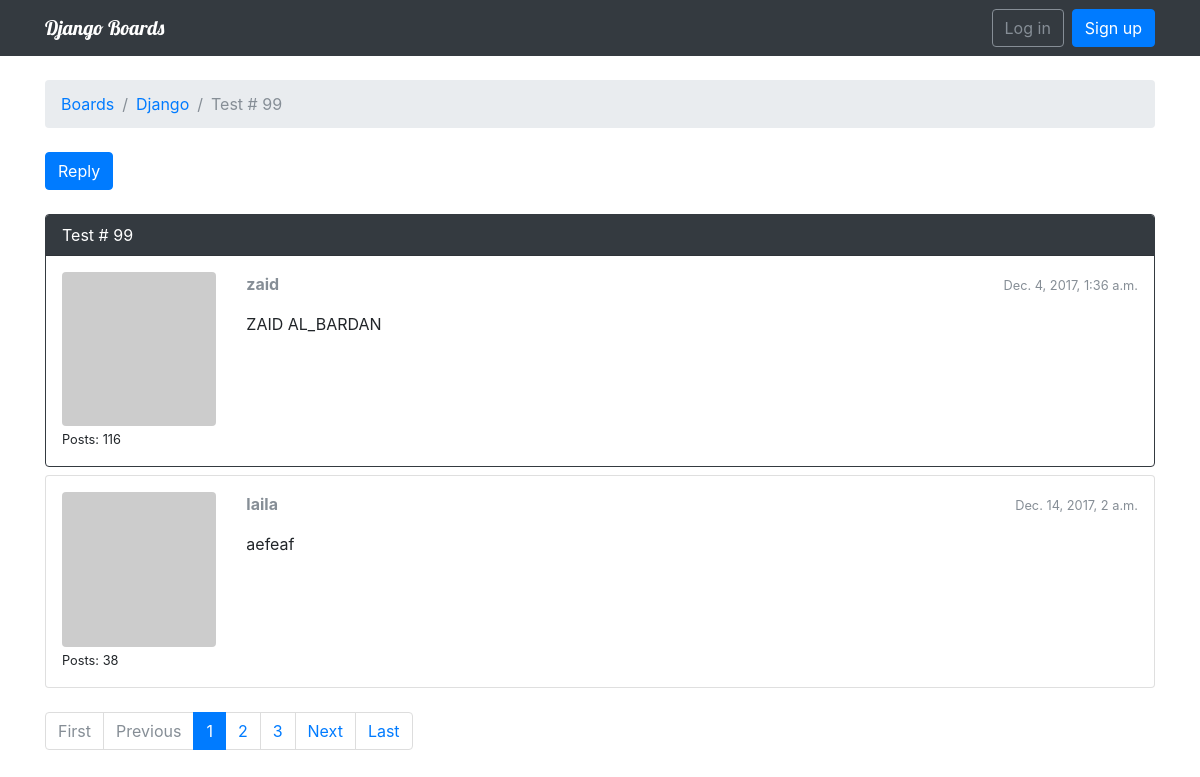
Page /boards/1/topics/120/ on the committed database.
### boards/models.py (models this page shows, shortened)
class Topic(models.Model):
    subject=models.CharField(max_length = 255)
    last_updated = models.DateTimeField(auto_now_add = True)
    board = models.ForeignKey(Board, related_name = 'topics')
    starter = models.ForeignKey(User,related_name = 'topics')
    views = models.PositiveIntegerField(default = 0)

class Board(models.Model):
    name = models.CharField(max_length = 30, unique = True)
    description = models.CharField(max_length =100)

class Post(models.Model):
    message = models.TextField(max_length = 4000)
    topic = models.ForeignKey(Topic, related_name='posts')
    created_at = models.DateTimeField(auto_now_add=True)
    updated_at = models.DateTimeField(null=True)
    created_by = models.ForeignKey(User, related_name='posts')
    updated_by = models.ForeignKey(User,null=True, related_name='+')
    def get_message_as_markdown(self):
        return mark_safe(markdown(self.message, safe_mode ='escape'))

### boards/views.py (the view)
# urls.py: url(r'^boards/(?P<pk>\d+)/topics/(?P<topic_pk>\d+)/$',views.PostListView.as_view(),name = 'topic_posts'),
class PostListView(ListView):
    model = Post
    context_object_name = 'posts'
    template_name = 'topic_posts.html'
    paginate_by = 2
    def get_context_data(self,**kwargs):
        session_key = 'viewed_topic_{}'.format(self.topic.pk)  # <-- here
        if not self.request.session.get(session_key, False):
            self.topic.views += 1
            self.topic.save()
            self.request.session[session_key] = True
        kwargs['topic'] = self.topic
        return super().get_context_data(**kwargs)
    def get_queryset(self):
        self.topic = get_object_or_404(Topic, board__pk = self.kwargs.get('pk'), pk = self.kwargs.get('topic_pk'))
        queryset = self.topic.posts.order_by('created_at')
        return queryset

### boards/templatetags/gravatar.py (called while the page is built)
@register.filter
def gravatar(user):
    email = user.email.lower().encode('utf-8')
    default = 'mm'
    size = 256
    url = 'https://www.gravatar.com/avatar/{md5}?{params}'.format(
        md5=hashlib.md5(email).hexdigest(),
        params=urlencode({'d': default, 's': str(size)})
        )
    return url

### templates/topic_posts.html (shortened to what this page needs)
{% extends 'base.html' %}
{% load static %}
{% load gravatar %}
{% block breadcrumb %}
  <li class="breadcrumb-item"><a href="{% url 'home' %}">Boards</a></li>
  <li class="breadcrumb-item"><a href="{% url 'board_topics' topic.board.pk %}">{{ topic.board.name }}</a></li>
  <li class="breadcrumb-item active">{{ topic.subject }}</li>
{% endblock %}
{% block content %}
<div class="mb-4">
  <a href="{% url 'reply_topic' topic.board.pk topic.pk %}" class="btn btn-primary" role="button">Reply</a>
</div>
  {% for post in posts %}
   <div id="{{ post.pk }}" class="card {% if forloop.last %}mb-4{% else %}mb-2{% endif %} {% if forloop.first %}border-dark{% endif %}">
      {% if forloop.first %}
      <div class="card-header text-white bg-dark py-2 px-3">{{ topic.subject }}</div>
    {% endif %}
      <div class="card-body p-3">
        <div class="row">
          <div class="col-2">
            <img src="{{ post.created_by|gravatar }}" alt="{{ post.created_by.username }}" class="w-100 rounded">
            <small>Posts: {{ post.created_by.posts.count }}</small>
          </div>
          <div class="col-10">
            <div class="row mb-3">
              <div class="col-6">
                <strong class="text-muted">{{ post.created_by.username }}</strong>
              </div>
              <div class="col-6 text-right">
                <small class="text-muted">{{ post.created_at }}</small>
              </div>
            </div>
            {{ post.get_message_as_markdown }}
          </div>
        </div>
      </div>
    </div>
  {% endfor %}
  {% include 'includes/pagination.html' %}
{% endblock %}

### templates/base.html (shortened to what this page needs)
{% load static %}<!DOCTYPE html>
<html>
  <head>
    <link rel="stylesheet" href="{% static 'css/bootstrap.min.css' %}">
    <link rel="stylesheet" href="{% static 'css/app.css' %}">
  </head>
  <body>
    {% block body %}
    <nav class="navbar navbar-expand-sm navbar-dark bg-dark">
  <div class="container">
    <a class="navbar-brand" href="{% url 'home' %}">Django Boards</a>
    <div class="collapse navbar-collapse" id="mainMenu">
      {% if user.is_authenticated %}
      <ul class="navbar-nav ml-auto">
        <li class="nav-item dropdown">
          <a class="nav-link dropdown-toggle" href="#" id="userMenu" data-toggle="dropdown" aria-haspopup="true" aria-expanded="false">
            {{ user.username }}
          </a>
          <div class="dropdown-menu dropdown-menu-right" aria-labelledby="userMenu">
            <a class="dropdown-item" href="#">My account</a>
            <a class="dropdown-item" href="#">Change password</a>
            <div class="dropdown-divider"></div>
            <a class="dropdown-item" href="{% url 'logout' %}">Log out</a>
          </div>
        </li>
      </ul>
      {% else %}
      <form class="form-inline ml-auto">
          <a href="{% url 'login' %}" class="btn btn-outline-secondary">Log in</a>
          <a href="{% url 'signup' %}" class="btn btn-primary ml-2">Sign up</a>
        </form>
        {% endif %}
    </div>
  </div>
</nav>
    <div class="container">
      <ol class="breadcrumb my-4">
        {% block breadcrumb %}
        {% endblock %}
      </ol>
      {% block content %}
      {% endblock %}
    </div>
    {% endblock body %}
  </body>
</html>

### templates/includes/pagination.html (shortened to what this page needs)
{% if is_paginated %}
  <nav aria-label="Topics pagination" class="mb-4">
    <ul class="pagination">
      {% if page_obj.number > 1 %}
        <li class="page-item">
          <a class="page-link" href="?page=1">First</a>
        </li>
      {% else %}
        <li class="page-item disabled">
          <span class="page-link">First</span>
        </li>
      {% endif %}
      {% if page_obj.has_previous %}
        <li class="page-item">
          <a class="page-link" href="?page={{ page_obj.previous_page_number }}">Previous</a>
        </li>
      {% else %}
        <li class="page-item disabled">
          <span class="page-link">Previous</span>
        </li>
      {% endif %}
      {% for page_num in paginator.page_range %}
        {% if page_obj.number == page_num %}
          <li class="page-item active">
            <span class="page-link">
              {{ page_num }}
            </span>
          </li>
        {% elif page_num > page_obj.number|add:'-3' and page_num < page_obj.number|add:'3' %}
          <li class="page-item">
            <a class="page-link" href="?page={{ page_num }}">{{ page_num }}</a>
          </li>
        {% endif %}
      {% endfor %}
      {% if page_obj.has_next %}
        <li class="page-item">
          <a class="page-link" href="?page={{ page_obj.next_page_number }}">Next</a>
        </li>
      {% else %}
        <li class="page-item disabled">
          <span class="page-link">Next</span>
        </li>
      {% endif %}
      {% if page_obj.number != paginator.num_pages %}
        <li class="page-item">
          <a class="page-link" href="?page={{ paginator.num_pages }}">Last</a>
        </li>
      {% else %}
        <li class="page-item disabled">
          <span class="page-link">Last</span>
        </li>
      {% endif %}
    </ul>
  </nav>
{% endif %}

### static/css/app.css (style rules this page uses)
.navbar-brand { font-family: 'Lobster', cursive; }

### rows in the picture
Topic: board.name "Django", subject "Test # 99"
Post: created_by.posts.count "116", created_by.username "zaid", created_at "Dec. 4, 2017, 1:36 a.m.", get_message_as_markdown "ZAID AL_BARDAN"
Post: created_by.posts.count "38", created_by.username "laila", created_at "Dec. 14, 2017, 2 a.m.", get_message_as_markdown "aefeaf"

### other values in the picture
{{ page_num }} "1"
{{ page_num }} "2" "3"
